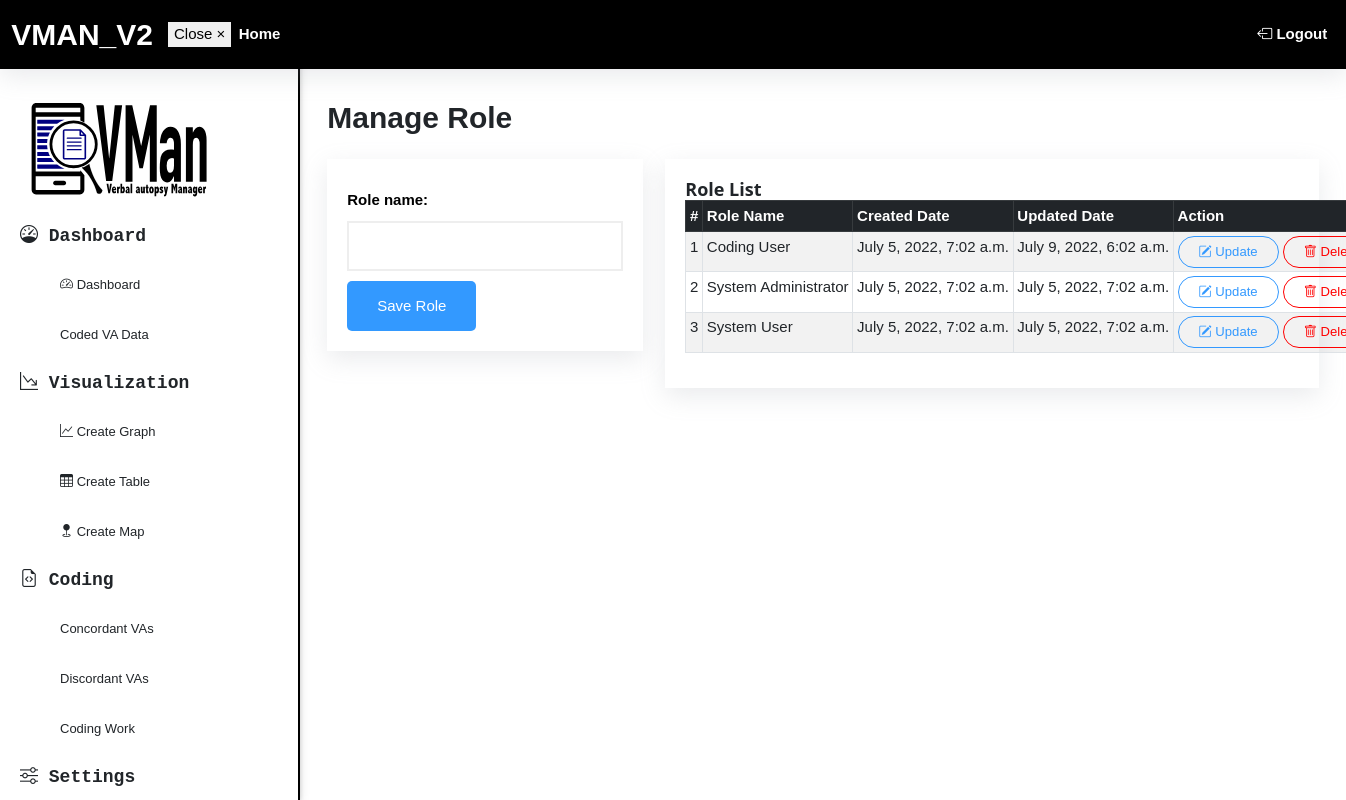
/user-role/ (signed in), run on the app's committed database.
### dashboard/models.py (models this page shows, shortened)
class UserRole(models.Model):
    id = models.UUIDField(primary_key=True, default=uuid.uuid4, editable=False)
    role_name = models.CharField(max_length = 200)
    created_at = models.DateTimeField(auto_now_add = True)
    updated_at = models.DateTimeField(auto_now = True)
    class Meta:
        verbose_name_plural = 'Role List'

### dashboard/views.py (the view)
# urls.py: path('user-role/', views.manageRole, name = 'manageRole'),
@cache_control(no_cache=True, must_revalidate=True, no_store=True)
@login_required
def manageRole(request):
    if request.method == "POST" and "save_role" in request.POST:
        form = UserRoleForm(request.POST or None)
        if form.is_valid():
            form.save()
            messages.success(request, f"Role saved successfully")
            return redirect('dashboard:manageRole')
    get_role = UserRole.objects.all().order_by('role_name')
    form = UserRoleForm()
    template_name = 'dashboard/addRole.html'
    context = {
        'form': form,
        'get_role': get_role
    }
    return render(request, template_name, context)

### dashboard/forms.py
class UserRoleForm(forms.ModelForm):
    class Meta:
        model = UserRole
        fields = '__all__'
        exclude = ['created_at', 'updated_at']

### templates/dashboard/addRole.html (shortened to what this page needs)
{% extends '../base.html' %}
{% block content %}
  <div class="user_role">
    <div class="container-fluid">
      <div class="row mb-4">
        <div class="col-md-12">
          <div class="title_section">
            <h1>Manage Role</h1>
          </div>
        </div>
      </div>
      <div class="row">
        <div class="col-md-4">
          <div class="form_content">
            <form class="" action="" method="post">
              {{ form }}
              {% if get_role_to_update %}
                <button type="submit" class="btn" name="update_role">Update Role</button>
              {% else %}
                <button type="submit" class="btn" name="save_role">Save Role</button>
              {% endif %}
            </form>
          </div>
        </div>
        <div class="col-md-8">
          <div class="list_content">
            <h1>Role List</h1>
            <table class="table table-sm table-striped table-bordered">
              <thead class="table-dark">
                <th>#</th>
                <th>Role Name</th>
                <th>Created Date</th>
                <th>Updated Date</th>
                <th>Action</th>
              </thead>
              <tbody>
                {% if get_role %}
                  {% for role in get_role %}
                    <tr>
                      <td>{{ forloop.counter }}</td>
                      <td>{{ role.role_name }}</td>
                      <td>{{ role.created_at }}</td>
                      <td>{{ role.updated_at }}</td>
                      <td>
                        <a href="{% url 'dashboard:updateRole' role.id %}" class="btn btn-sm update"><i class="bi bi-pencil-square"></i> Update</a>
                        <a href="#" class="btn btn-sm delete"><i class="bi bi-trash"></i> Delete</a>
                      </td>
                    </tr>
                  {% endfor %}
                {% else %}
                <tr>
                  <td colspan="3" style="text-align: center">No role added yet.</td>
                </tr>
                {% endif %}
              </tbody>
            </table>
          </div>
        </div>
      </div>
    </div>
  </div>
{% endblock %}

### static/css/customcss.css (style rules this page uses)
:root { --fontFamily: 'Montserrat', sans-serif; --mainColor: #000; --whiteColor: #ffffff; --blueColor: #3399ff; --redColor: #ff0000; --greenColor: #228B22; --fontSizeH1: 50px; --fontSizeH2: 30px; --fontSizeH3: 18px; --fontSizeNormal: 14px; --fontBold: bold; --justifyCenter: center; --grayColor: #eeeeee; --buttonLoginColor: #E48561; --borderButtonLoginColor:#E48561 }
body { font-family: var(--fontFamily); }
label { display: block; font-weight: bold; color: #000; margin-top: 10px; margin-bottom: 10px; border-radius: 5px; font-family: var(--fontFamily); }
input { outline: none; height: 50px; background: var(--whiteColor); border: 2px solid var(--grayColor); padding-left: 10px; }
table a.update { border: 1px solid var(--blueColor); border-radius: 20px; padding: 5px 20px; color: var(--blueColor); }
table a.delete { border: 1px solid var(--redColor); border-radius: 20px; padding: 5px 20px; color: var(--redColor); }
table thead tr th { white-space:nowrap; }
table tbody tr td { white-space:nowrap; }
.user_role { padding: 100px 0px; }
.user_role .title_section h1 { margin: auto; font-size: var(--fontSizeH2); font-weight: var(--fontBold); font-family: var(--fontFamily); }
.user_role .form_content { background: var(--whiteColor); box-shadow: rgba(149, 157, 165, 0.2) 0px 8px 24px; padding: 20px; }
.user_role .form_content form label { display: block; }
.user_role .form_content form input { display: block; width: 100%; }
.user_role .form_content form button { display: block; background: var(--blueColor); color: var(--whiteColor); border: none; border-radius: 5px; margin-top: 10px; height: 50px; padding: 10px 30px; }
.user_role .list_content { background: var(--whiteColor); box-shadow: rgba(149, 157, 165, 0.2) 0px 8px 24px; padding: 20px; }
.user_role .list_content h1 { margin: auto; font-size: var(--fontSizeH3); font-weight: var(--fontBold); }

### static/css/customcss_.css (style rules this page uses)
html { box-sizing:border-box }
*,*:before,*:after { box-sizing:inherit }
html { -ms-text-size-adjust:100%;-webkit-text-size-adjust:100% }
body { margin:0 }
a { background-color:transparent }
button,input,select,textarea,optgroup { font:inherit;margin:0 }
button,input { overflow:visible }
button,select { text-transform:none }
button,[type=button],[type=reset],[type=submit] { -webkit-appearance:button }
html,body { font-family:Verdana,sans-serif;font-size:15px;line-height:1.5 }
html { overflow-x:hidden }
h1 { font-size:36px }
h1,h2,h3,h4,h5,h6 { font-family:"Segoe UI",Arial,sans-serif;font-weight:400;margin:10px 0 }
a { color:inherit }

### data on the page
UserRole: role_name "Coding User", created_at "July 5, 2022, 7:02 a.m.", updated_at "July 9, 2022, 6:02 a.m."
UserRole: role_name "System Administrator", created_at "July 5, 2022, 7:02 a.m.", updated_at "July 5, 2022, 7:02 a.m."
UserRole: role_name "System User", created_at "July 5, 2022, 7:02 a.m.", updated_at "July 5, 2022, 7:02 a.m."
